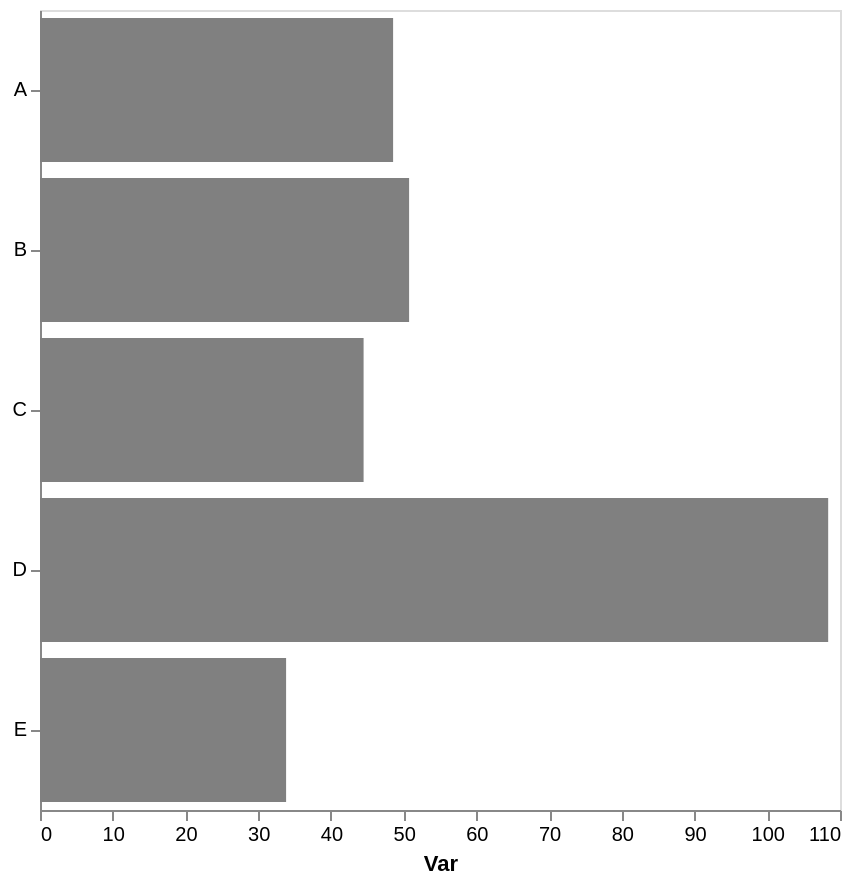

The specification (Vega-Lite) saved for this image:
### Vega-Lite specification from a JSON file in a GitHub repository (floating-point values rounded to 4 significant figures)
{"config": {"view": {"continuousWidth": 300, "continuousHeight": 300}, "axis": {"grid": false}, "bar": {"color": "gray"}}, "data": {"name": "data-9a2f603958c9e3092602df3107aada57"}, "mark": {"type": "bar"}, "encoding": {"x": {"aggregate": "mean", "axis": {"title": "Var"}, "field": "var1", "type": "quantitative"}, "y": {"axis": {"title": null}, "field": "cat", "type": "nominal"}}, "height": 400, "width": 400, "$schema": "https://vega.github.io/schema/vega-lite/v5.17.0.json", "datasets": {"data-9a2f603958c9e3092602df3107aada57": [{"cat": "A", "var1": 48.33, "var2": 50.74}, {"cat": "B", "var1": 50.75, "var2": 45.62}, {"cat": "C", "var1": 44.94, "var2": 56.8}, {"cat": "A", "var1": 58.23, "var2": 54.82}, {"cat": "A", "var1": 42.19, "var2": 38.21}, {"cat": "D", "var1": 121.4, "var2": 48.04}, {"cat": "A", "var1": 39.62, "var2": 51.18}, {"cat": "D", "var1": 98.92, "var2": 59.49}, {"cat": "D", "var1": 104.8, "var2": 54.41}, {"cat": "A", "var1": 54.39, "var2": 49.65}, {"cat": "C", "var1": 44.04, "var2": 47.72}, {"cat": "E", "var1": 33.84, "var2": 46.35}]}}
